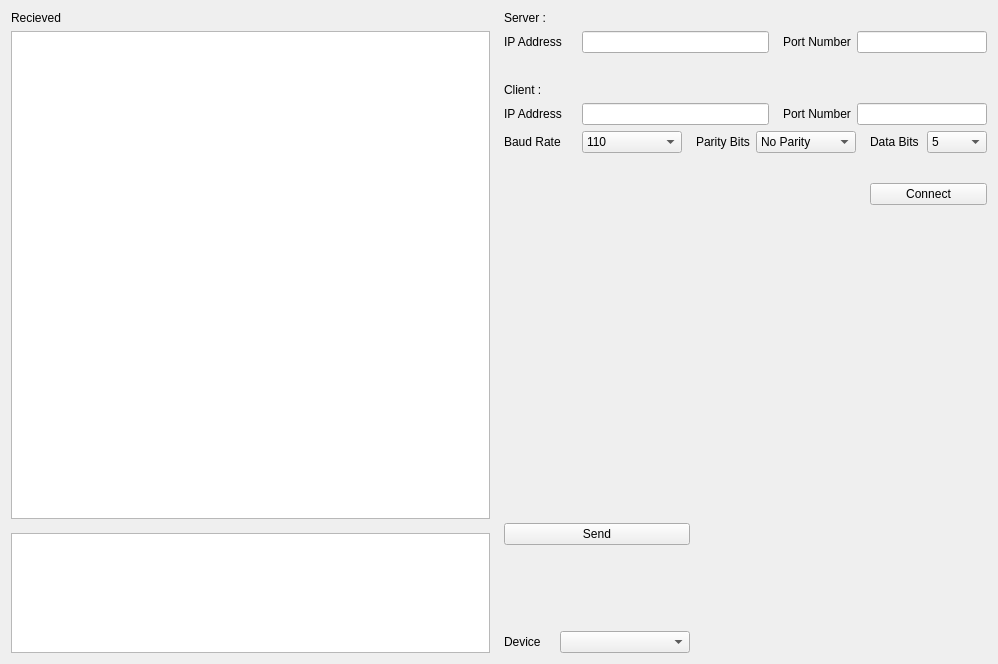
<?xml version="1.0" encoding="UTF-8"?>
<ui version="4.0">
 <class>Ethernet_Widget</class>
 <widget class="QWidget" name="Ethernet_Widget">
  <property name="geometry">
   <rect>
    <x>0</x>
    <y>0</y>
    <width>998</width>
    <height>664</height>
   </rect>
  </property>
  <property name="windowTitle">
   <string>Form</string>
  </property>
  <layout class="QHBoxLayout" name="horizontalLayout">
   <item>
    <layout class="QVBoxLayout" name="eth_message_ox">
     <property name="rightMargin">
      <number>8</number>
     </property>
     <item>
      <widget class="QLabel" name="eth_recieved_label">
       <property name="text">
        <string>Recieved</string>
       </property>
      </widget>
     </item>
     <item>
      <widget class="QTextEdit" name="eth_recieved_message_text_output"/>
     </item>
     <item>
      <layout class="QHBoxLayout" name="eth_send_message_box">
       <property name="topMargin">
        <number>8</number>
       </property>
       <item>
        <widget class="QTextEdit" name="eth_send_message_input">
         <property name="sizePolicy">
          <sizepolicy hsizetype="Expanding" vsizetype="Fixed">
           <horstretch>0</horstretch>
           <verstretch>0</verstretch>
          </sizepolicy>
         </property>
         <property name="minimumSize">
          <size>
           <width>0</width>
           <height>120</height>
          </size>
         </property>
         <property name="maximumSize">
          <size>
           <width>16777215</width>
           <height>120</height>
          </size>
         </property>
         <property name="html">
          <string>&lt;!DOCTYPE HTML PUBLIC &quot;-//W3C//DTD HTML 4.0//EN&quot; &quot;http://www.w3.org/TR/REC-html40/strict.dtd&quot;&gt;
&lt;html&gt;&lt;head&gt;&lt;meta name=&quot;qrichtext&quot; content=&quot;1&quot; /&gt;&lt;style type=&quot;text/css&quot;&gt;
p, li { white-space: pre-wrap; }
&lt;/style&gt;&lt;/head&gt;&lt;body style=&quot; font-family:'Noto Sans'; font-size:10pt; font-weight:400; font-style:normal;&quot;&gt;
&lt;p style=&quot;-qt-paragraph-type:empty; margin-top:0px; margin-bottom:0px; margin-left:0px; margin-right:0px; -qt-block-indent:0; text-indent:0px;&quot;&gt;&lt;br /&gt;&lt;/p&gt;&lt;/body&gt;&lt;/html&gt;</string>
         </property>
        </widget>
       </item>
      </layout>
     </item>
    </layout>
   </item>
   <item>
    <layout class="QGridLayout" name="gridLayout">
     <item row="3" column="2" colspan="3">
      <spacer name="verticalSpacer_6">
       <property name="orientation">
        <enum>Qt::Vertical</enum>
       </property>
       <property name="sizeType">
        <enum>QSizePolicy::Fixed</enum>
       </property>
       <property name="sizeHint" stdset="0">
        <size>
         <width>234</width>
         <height>24</height>
        </size>
       </property>
      </spacer>
     </item>
     <item row="1" column="0" colspan="4">
      <layout class="QFormLayout" name="server_address_box">
       <property name="rightMargin">
        <number>8</number>
       </property>
       <item row="0" column="0">
        <widget class="QLabel" name="server_address_label">
         <property name="minimumSize">
          <size>
           <width>72</width>
           <height>0</height>
          </size>
         </property>
         <property name="maximumSize">
          <size>
           <width>72</width>
           <height>16777215</height>
          </size>
         </property>
         <property name="text">
          <string>IP Address</string>
         </property>
        </widget>
       </item>
       <item row="0" column="1">
        <widget class="QLineEdit" name="server_recipient_address_input"/>
       </item>
      </layout>
     </item>
     <item row="5" column="4" colspan="2">
      <layout class="QFormLayout" name="recipient_port_number_box">
       <item row="0" column="0">
        <widget class="QLabel" name="recipient_port_no_label">
         <property name="text">
          <string>Port Number</string>
         </property>
        </widget>
       </item>
       <item row="0" column="1">
        <widget class="QLineEdit" name="recipient_port_no_input">
         <property name="placeholderText">
          <string/>
         </property>
        </widget>
       </item>
      </layout>
     </item>
     <item row="6" column="5">
      <layout class="QHBoxLayout" name="eth_data_bit_box">
       <property name="rightMargin">
        <number>0</number>
       </property>
       <item>
        <widget class="QLabel" name="eth_data_bit_label">
         <property name="minimumSize">
          <size>
           <width>0</width>
           <height>0</height>
          </size>
         </property>
         <property name="maximumSize">
          <size>
           <width>100</width>
           <height>16777215</height>
          </size>
         </property>
         <property name="text">
          <string>Data Bits</string>
         </property>
        </widget>
       </item>
       <item>
        <widget class="QComboBox" name="eth_data_bit_combobox">
         <property name="minimumSize">
          <size>
           <width>60</width>
           <height>0</height>
          </size>
         </property>
         <property name="maximumSize">
          <size>
           <width>60</width>
           <height>16777215</height>
          </size>
         </property>
         <item>
          <property name="text">
           <string>5</string>
          </property>
         </item>
         <item>
          <property name="text">
           <string>6</string>
          </property>
         </item>
         <item>
          <property name="text">
           <string>7</string>
          </property>
         </item>
         <item>
          <property name="text">
           <string>8</string>
          </property>
         </item>
        </widget>
       </item>
      </layout>
     </item>
     <item row="5" column="0" colspan="4">
      <layout class="QFormLayout" name="client_address_box">
       <property name="rightMargin">
        <number>8</number>
       </property>
       <item row="0" column="0">
        <widget class="QLabel" name="client_address_label">
         <property name="minimumSize">
          <size>
           <width>72</width>
           <height>0</height>
          </size>
         </property>
         <property name="maximumSize">
          <size>
           <width>72</width>
           <height>16777215</height>
          </size>
         </property>
         <property name="text">
          <string>IP Address</string>
         </property>
        </widget>
       </item>
       <item row="0" column="1">
        <widget class="QLineEdit" name="client_recipient_address_input"/>
       </item>
      </layout>
     </item>
     <item row="4" column="0">
      <widget class="QLabel" name="client_label">
       <property name="text">
        <string>Client :</string>
       </property>
      </widget>
     </item>
     <item row="11" column="1" colspan="2">
      <spacer name="verticalSpacer_7">
       <property name="orientation">
        <enum>Qt::Vertical</enum>
       </property>
       <property name="sizeType">
        <enum>QSizePolicy::Preferred</enum>
       </property>
       <property name="sizeHint" stdset="0">
        <size>
         <width>120</width>
         <height>80</height>
        </size>
       </property>
      </spacer>
     </item>
     <item row="6" column="3" colspan="2">
      <layout class="QHBoxLayout" name="eth_parity_bit_box">
       <property name="rightMargin">
        <number>8</number>
       </property>
       <item>
        <widget class="QLabel" name="eth_parity_label">
         <property name="minimumSize">
          <size>
           <width>0</width>
           <height>0</height>
          </size>
         </property>
         <property name="maximumSize">
          <size>
           <width>16777214</width>
           <height>16777215</height>
          </size>
         </property>
         <property name="text">
          <string>Parity Bits</string>
         </property>
        </widget>
       </item>
       <item>
        <widget class="QComboBox" name="eth_parity_combobox">
         <property name="sizePolicy">
          <sizepolicy hsizetype="Preferred" vsizetype="Fixed">
           <horstretch>0</horstretch>
           <verstretch>0</verstretch>
          </sizepolicy>
         </property>
         <property name="minimumSize">
          <size>
           <width>100</width>
           <height>0</height>
          </size>
         </property>
         <item>
          <property name="text">
           <string>No Parity</string>
          </property>
         </item>
         <item>
          <property name="text">
           <string>Odd</string>
          </property>
         </item>
         <item>
          <property name="text">
           <string>Even</string>
          </property>
         </item>
        </widget>
       </item>
      </layout>
     </item>
     <item row="9" column="0" colspan="3">
      <spacer name="verticalSpacer_5">
       <property name="orientation">
        <enum>Qt::Vertical</enum>
       </property>
       <property name="sizeType">
        <enum>QSizePolicy::Expanding</enum>
       </property>
       <property name="sizeHint" stdset="0">
        <size>
         <width>120</width>
         <height>27</height>
        </size>
       </property>
      </spacer>
     </item>
     <item row="6" column="0" colspan="3">
      <layout class="QHBoxLayout" name="eth_baud_rate_box">
       <property name="rightMargin">
        <number>8</number>
       </property>
       <item>
        <widget class="QLabel" name="eth_baud_rate_label">
         <property name="minimumSize">
          <size>
           <width>72</width>
           <height>0</height>
          </size>
         </property>
         <property name="maximumSize">
          <size>
           <width>72</width>
           <height>16777215</height>
          </size>
         </property>
         <property name="text">
          <string>Baud Rate</string>
         </property>
        </widget>
       </item>
       <item>
        <widget class="QComboBox" name="eth_baud_rate_combo_box">
         <property name="minimumSize">
          <size>
           <width>100</width>
           <height>0</height>
          </size>
         </property>
         <item>
          <property name="text">
           <string>110</string>
          </property>
         </item>
        </widget>
       </item>
      </layout>
     </item>
     <item row="8" column="5">
      <widget class="QPushButton" name="connect_eth_button">
       <property name="text">
        <string>Connect</string>
       </property>
      </widget>
     </item>
     <item row="1" column="4" colspan="2">
      <layout class="QFormLayout" name="server_port_number_box">
       <item row="0" column="0">
        <widget class="QLabel" name="server_port_no_label">
         <property name="text">
          <string>Port Number</string>
         </property>
        </widget>
       </item>
       <item row="0" column="1">
        <widget class="QLineEdit" name="server_port_no_input"/>
       </item>
      </layout>
     </item>
     <item row="0" column="0">
      <widget class="QLabel" name="server_label">
       <property name="text">
        <string>Server :</string>
       </property>
      </widget>
     </item>
     <item row="12" column="0" colspan="3">
      <layout class="QFormLayout" name="eth_device_name_box">
       <item row="0" column="0">
        <widget class="QLabel" name="eth_device_label">
         <property name="minimumSize">
          <size>
           <width>50</width>
           <height>0</height>
          </size>
         </property>
         <property name="maximumSize">
          <size>
           <width>72</width>
           <height>16777215</height>
          </size>
         </property>
         <property name="text">
          <string>Device</string>
         </property>
        </widget>
       </item>
       <item row="0" column="1">
        <widget class="QComboBox" name="eth_device_combox_box">
         <property name="editable">
          <bool>false</bool>
         </property>
         <property name="currentText">
          <string/>
         </property>
         <property name="currentIndex">
          <number>-1</number>
         </property>
        </widget>
       </item>
      </layout>
     </item>
     <item row="10" column="0" colspan="3">
      <widget class="QPushButton" name="eth_send_button">
       <property name="text">
        <string>Send</string>
       </property>
      </widget>
     </item>
     <item row="7" column="5">
      <spacer name="verticalSpacer_4">
       <property name="orientation">
        <enum>Qt::Vertical</enum>
       </property>
       <property name="sizeType">
        <enum>QSizePolicy::Fixed</enum>
       </property>
       <property name="sizeHint" stdset="0">
        <size>
         <width>117</width>
         <height>24</height>
        </size>
       </property>
      </spacer>
     </item>
    </layout>
   </item>
  </layout>
 </widget>
 <resources/>
 <connections/>
</ui>
